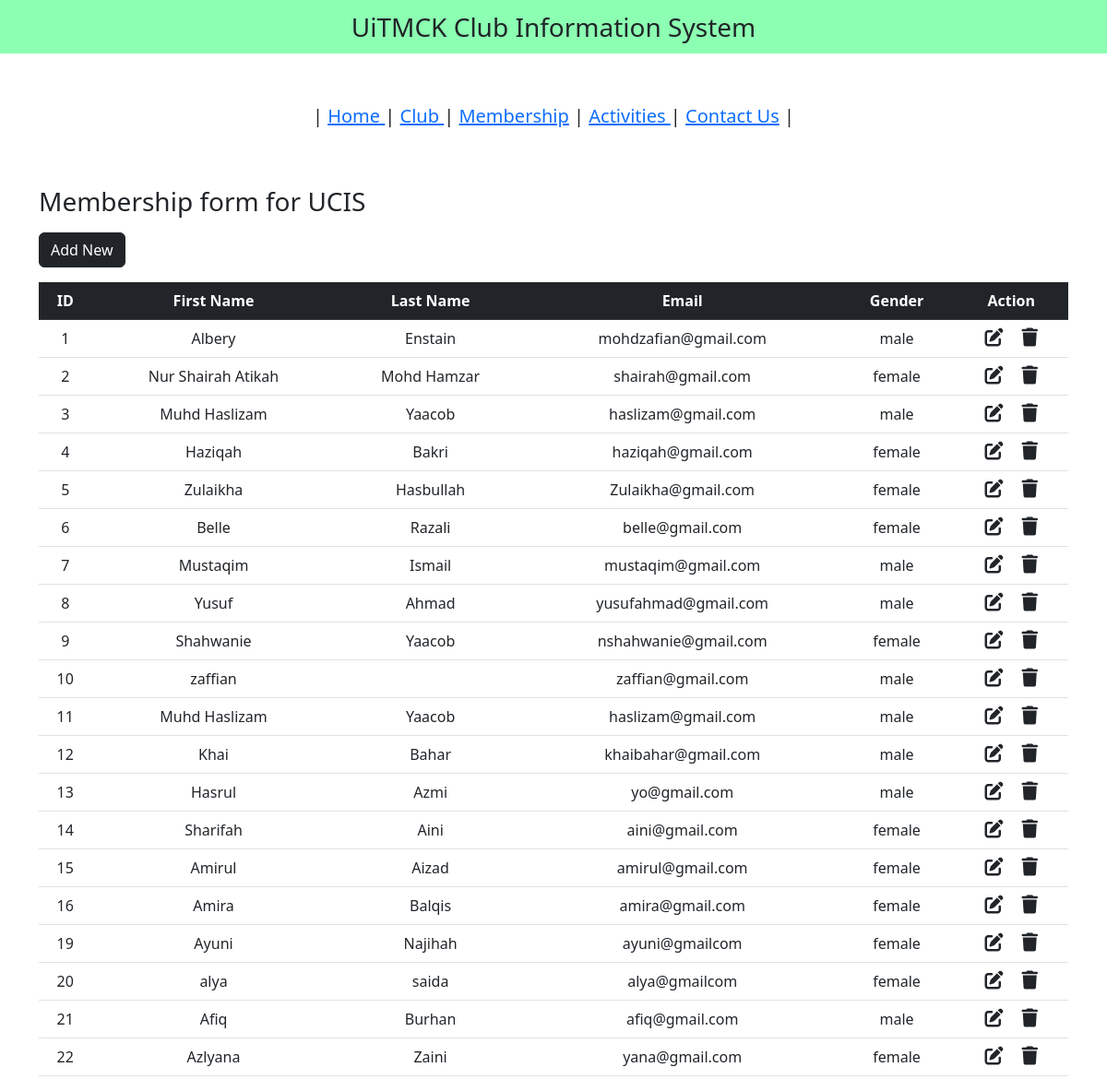
Screenshot of /admin/membership.php with the database file from the repository.
### tables this page shows
CREATE TABLE `members` (
  `id` int NOT NULL,
  `first_name` varchar(150) NOT NULL,
  `last_name` varchar(150) NOT NULL,
  `email` varchar(150) NOT NULL,
  `gender` varchar(50) NOT NULL,
  `username` varchar(150) NOT NULL,
  `password` varchar(150) NOT NULL
);

### admin/membership.php (the view, shortened to what this page needs)
<?php
include "db_conn.php";
?>
<!DOCTYPE html>
<html lang="en">
<head>
  <link href="https://cdn.jsdelivr.net/npm/bootstrap@5.2.3/dist/css/bootstrap.min.css" rel="stylesheet">
  <link rel="stylesheet" href="https://cdnjs.cloudflare.com/ajax/libs/font-awesome/6.4.0/css/all.min.css" />
</head>
<body>
  <nav class="navbar navbar-light justify-content-center fs-3 mb-5" style="background-color: #00ff5573;">
    UiTMCK Club Information System
  </nav>
   <nav class="navbar navbar-light justify-content-center fs-3 mb-5" style="background-color: #00fffff;">
<h5>| <a href="index.php">Home </a>| <a href="club.php">Club </a>| <a href="membership.php">Membership</a> | <a href="activity.php">Activities </a> | <a href="contact.php">Contact Us</a> | </h5></p>
</nav>
  <div class="container">
	<p align="center"><h3>Membership form for UCIS</h3></p>
    <a href="add-new.php" class="btn btn-dark mb-3">Add New</a>
    <table class="table table-hover text-center">
      <thead class="table-dark">
        <tr>
          <th scope="col">ID</th>
          <th scope="col">First Name</th>
          <th scope="col">Last Name</th>
          <th scope="col">Email</th>
          <th scope="col">Gender</th>
          <th scope="col">Action</th>
        </tr>
      </thead>
      <tbody>
        <?php
        $sql = "SELECT * FROM `members`";
        $result = mysqli_query($conn, $sql);
        while ($row = mysqli_fetch_assoc($result)) {
        ?>
          <tr>
            <td><?php echo $row["id"] ?></td>
            <td><?php echo $row["first_name"] ?></td>
            <td><?php echo $row["last_name"] ?></td>
            <td><?php echo $row["email"] ?></td>
            <td><?php echo $row["gender"] ?></td>
            <td>
              <a href="edit_membership.php?id=<?php echo $row["id"] ?>" class="link-dark"><i class="fa-solid fa-pen-to-square fs-5 me-3"></i></a>
              <a href="delete_membership.php?id=<?php echo $row["id"] ?>" class="link-dark"><i class="fa-solid fa-trash fs-5"></i></a>
            </td>
          </tr>
        <?php
        }
        ?>
      </tbody>
    </table>
  </div>
</body>
</html>

### rows the page displays
members: id "1", first_name "Albery", last_name "Enstain", email "mohdzafian@gmail.com", gender "male"
members: id "2", first_name "Nur Shairah Atikah", last_name "Mohd Hamzar", email "shairah@gmail.com", gender "female"
members: id "3", first_name "Muhd Haslizam", last_name "Yaacob", email "haslizam@gmail.com", gender "male"
members: id "4", first_name "Haziqah", last_name "Bakri", email "haziqah@gmail.com", gender "female"
members: id "5", first_name "Zulaikha", last_name "Hasbullah", email "Zulaikha@gmail.com", gender "female"
members: id "6", first_name "Belle", last_name "Razali", email "belle@gmail.com", gender "female"
members: id "7", first_name "Mustaqim", last_name "Ismail", email "mustaqim@gmail.com", gender "male"
members: id "8", first_name "Yusuf", last_name "Ahmad", email "yusufahmad@gmail.com", gender "male"
members: id "9", first_name "Shahwanie", last_name "Yaacob", email "nshahwanie@gmail.com", gender "female"
members: id "10", first_name "zaffian", email "zaffian@gmail.com", gender "male"
members: id "11", first_name "Muhd Haslizam", last_name "Yaacob", email "haslizam@gmail.com", gender "male"
members: id "12", first_name "Khai", last_name "Bahar", email "khaibahar@gmail.com", gender "male"
members: id "13", first_name "Hasrul", last_name "Azmi", email "yo@gmail.com", gender "male"
members: id "14", first_name "Sharifah", last_name "Aini", email "aini@gmail.com", gender "female"
members: id "15", first_name "Amirul", last_name "Aizad", email "amirul@gmail.com", gender "female"
members: id "16", first_name "Amira", last_name "Balqis", email "amira@gmail.com", gender "female"
members: id "19", first_name "Ayuni", last_name "Najihah", email "ayuni@gmailcom", gender "female"
members: id "20", first_name "alya", last_name "saida", email "alya@gmailcom", gender "female"
members: id "21", first_name "Afiq", last_name "Burhan", email "afiq@gmail.com", gender "male"
members: id "22", first_name "Azlyana", last_name "Zaini", email "yana@gmail.com", gender "female"
